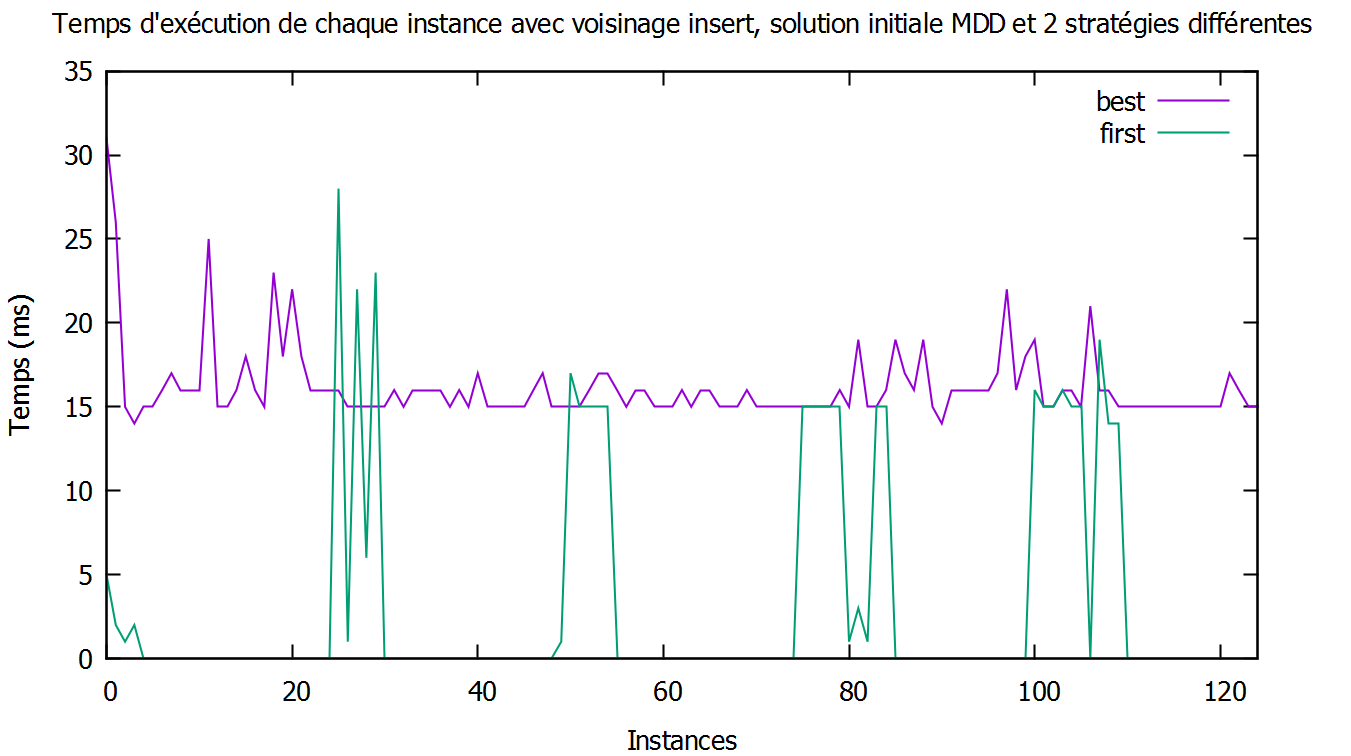

Write the gnuplot code that produced this figure.
set output "C:/Users/Pierrick/workspace/SMTWTP/experiences/xp3.png"
set title "Temps d'exécution de chaque instance avec voisinage insert, solution initiale MDD et 2 stratégies différentes"
set ylabel "Temps (ms)"
set xlabel "Instances"
set xrange [0:124]
plot "C:/Users/Pierrick/workspace/SMTWTP/data/results/hc/best_insert_mdd.dat" using 0:2 with lines title "best", "C:/Users/Pierrick/workspace/SMTWTP/data/results/hc/first_insert_mdd.dat" using 0:2 with lines title "first"
